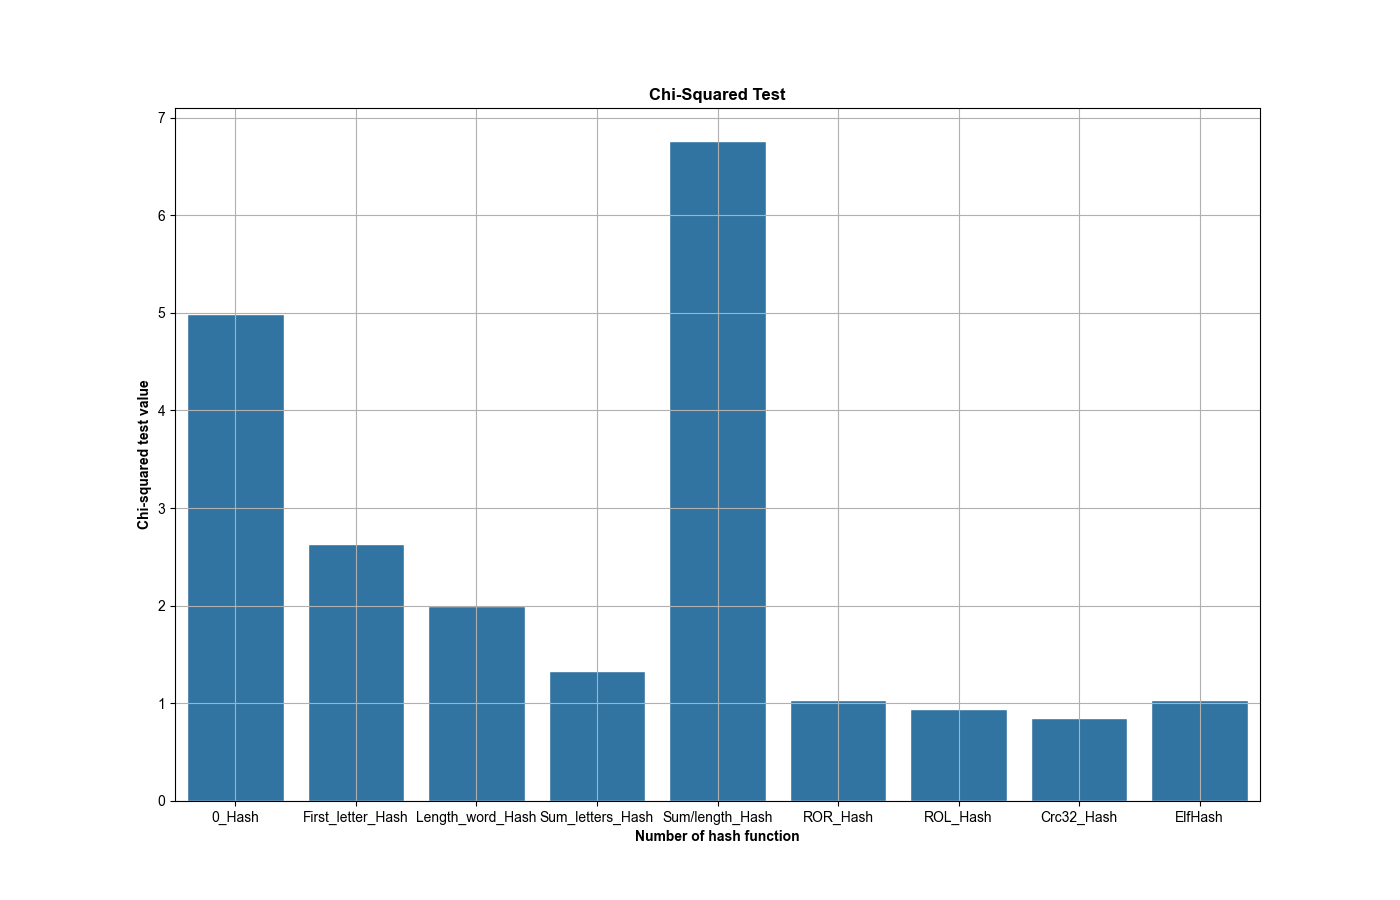

Generate this figure with Python:
import seaborn as sns
import pandas as pd
import numpy as np
import matplotlib.pyplot as plt
import matplotlib.ticker as ticker

path2 = "./Processing/chi.txt"
file2 = "./pictures/chi.png"

#Plot
xs = []
ys = []
with open(path2, "r") as f:
    for line in f.readlines():
        x, y = str(line.strip().split()[0]), float(line.strip().split()[1])
        xs.append(x)
        ys.append(y)
xs = np.array(xs)
ys = np.array(ys)
chi_data = pd.DataFrame(data= {'x':xs, 'y': ys})
chi_data.head()
_, ax1 = plt.subplots(figsize=(14, 9))
ax1.set_xlabel("Number of hash function", fontweight="bold")
ax1.set_ylabel("Chi-squared test value", fontweight="bold")
ax1.set_title("Chi-Squared Test", fontweight="bold")
sns.set(context="notebook",font="Sans", font_scale=2, style = "whitegrid", color_codes=True, palette="husl")
sns1_plot = sns.barplot(data = chi_data, x='x', y='y', ax = ax1)
ax1.axhline(0.84, xmin=-2, xmax = len(xs) + 2 , color="red")
ax1.set_xticklabels(ax1.get_xticklabels(), rotation=0)
plt.grid()  #just add this
plt.savefig(file2)